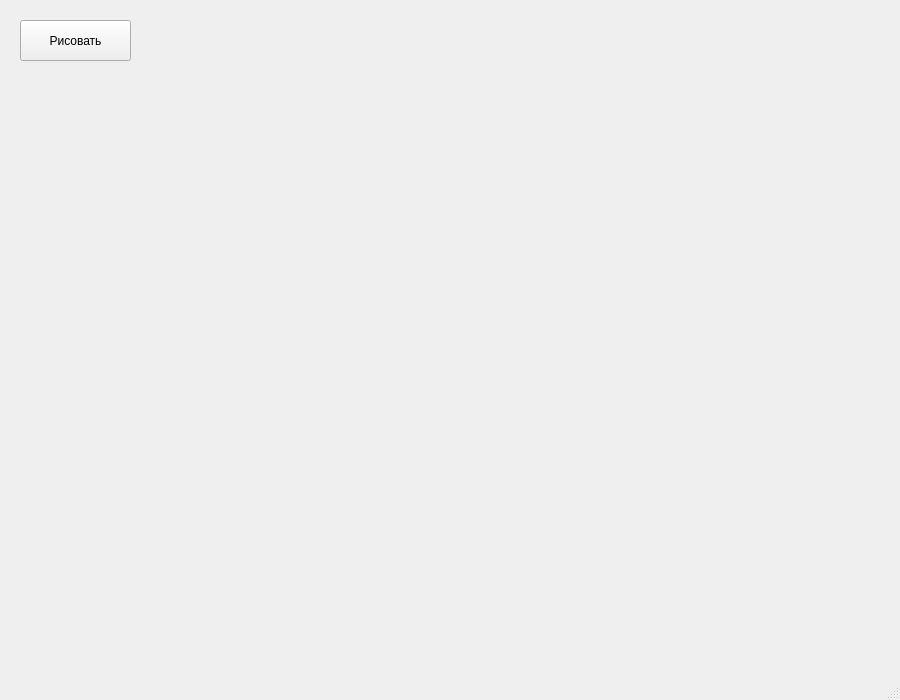
<?xml version="1.0" encoding="UTF-8"?>
<ui version="4.0">
 <class>MainWindow</class>
 <widget class="QMainWindow" name="MainWindow">
  <property name="geometry">
   <rect>
    <x>0</x>
    <y>0</y>
    <width>900</width>
    <height>700</height>
   </rect>
  </property>
  <property name="windowTitle">
   <string>MainWindow</string>
  </property>
  <widget class="QWidget" name="centralwidget">
   <widget class="QPushButton" name="pushButton">
    <property name="geometry">
     <rect>
      <x>20</x>
      <y>20</y>
      <width>111</width>
      <height>41</height>
     </rect>
    </property>
    <property name="text">
     <string>Рисовать</string>
    </property>
   </widget>
  </widget>
  <widget class="QMenuBar" name="menubar">
   <property name="geometry">
    <rect>
     <x>0</x>
     <y>0</y>
     <width>900</width>
     <height>22</height>
    </rect>
   </property>
  </widget>
  <widget class="QStatusBar" name="statusbar"/>
 </widget>
 <resources/>
 <connections/>
</ui>
